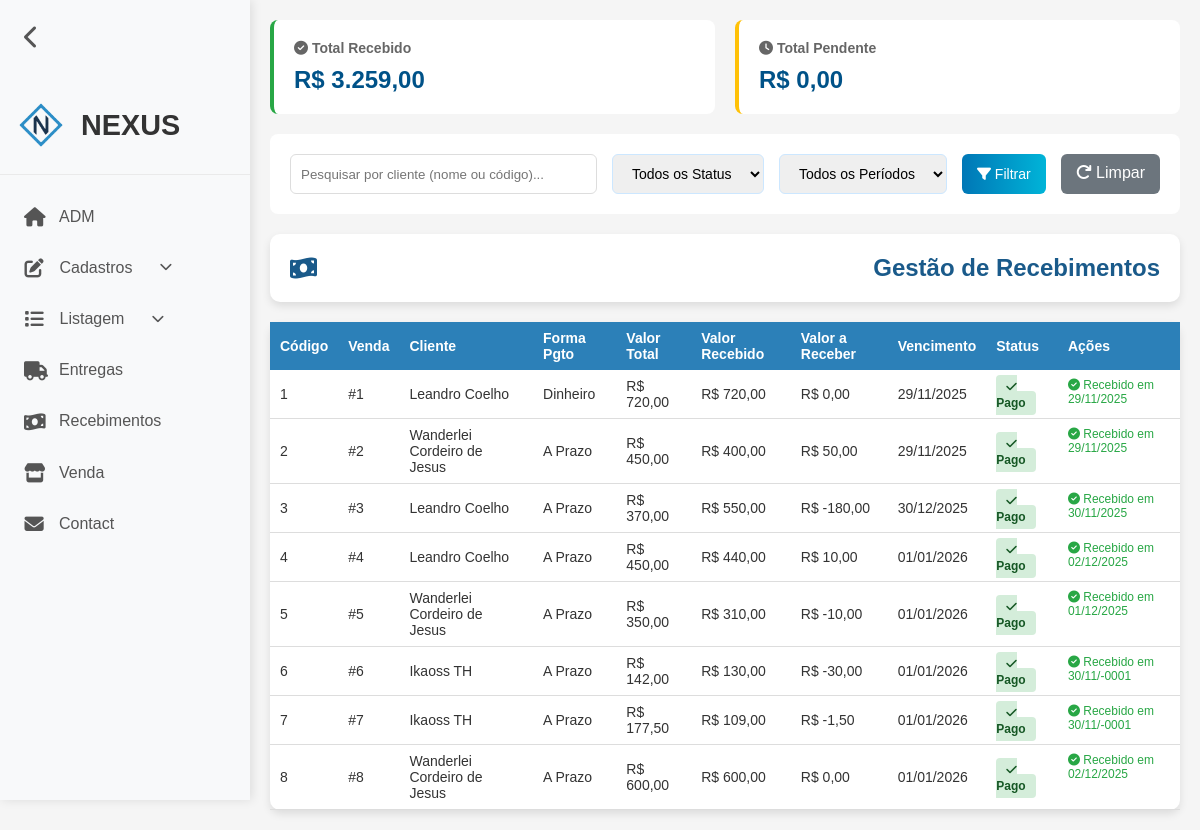
The page /recebimento_listar.php (signed in) on the database as committed earlier.
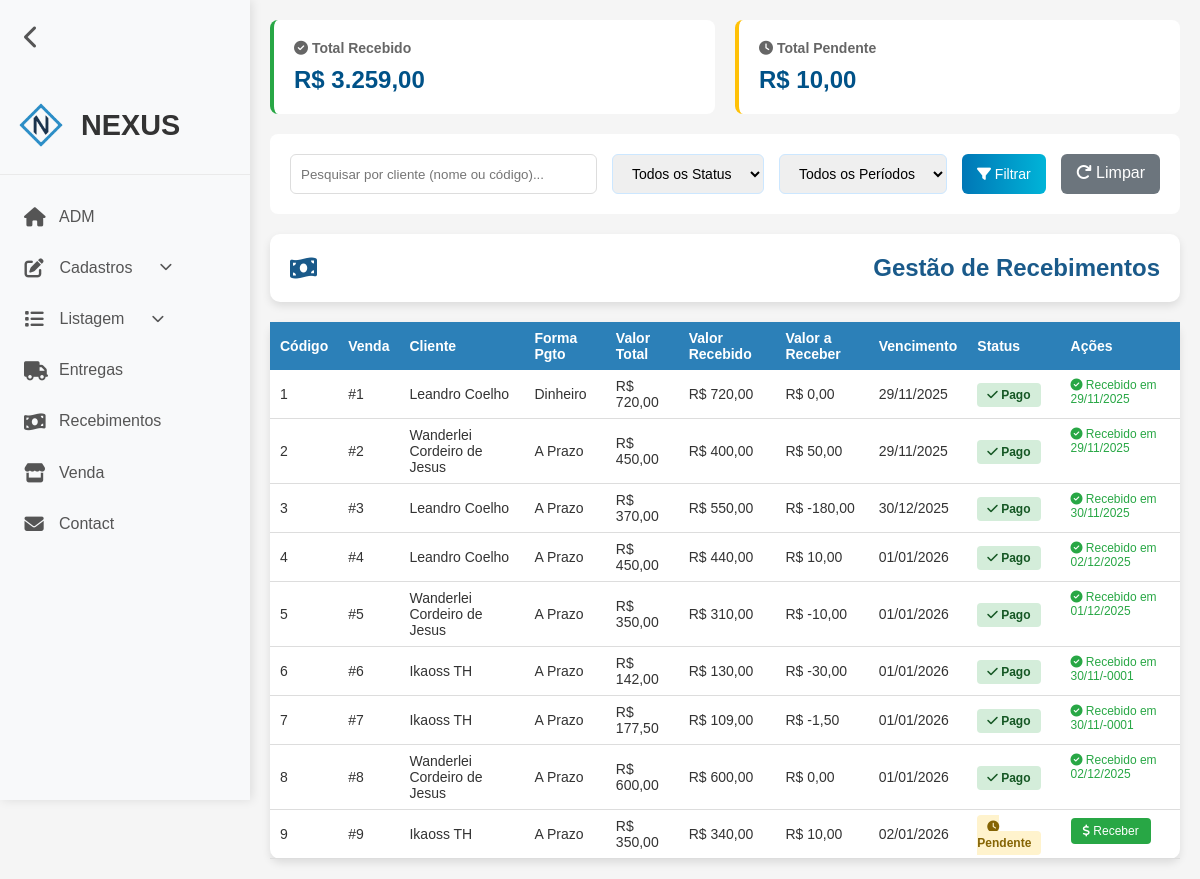
The same page on the database as committed later.
### tables this page shows
CREATE TABLE `recebimentos` (
  `codigo` int(11) NOT NULL,
  `status` tinyint(1) NOT NULL DEFAULT 1,
  `formaDeRecebimento` varchar(45) NOT NULL,
  `valorRecebido` double NOT NULL,
  `valorReceber` double NOT NULL,
  `dataVencimento` date NOT NULL,
  `dataRecebimento` date NOT NULL,
  `idVenda` int(11) NOT NULL
);

CREATE TABLE `vendas` (
  `numeroDaVenda` int(11) NOT NULL,
  `status` tinyint(1) NOT NULL DEFAULT 1,
  `data/hora` datetime NOT NULL DEFAULT current_timestamp(),
  `valorTotal` double NOT NULL,
  `formaDeRecebimento` varchar(45) NOT NULL,
  `observacoes` varchar(100) DEFAULT NULL,
  `dataHoraEntrega` datetime DEFAULT NULL,
  `enderecoEntrega` varchar(100) DEFAULT NULL,
  `statusEntrega` tinyint(1) NOT NULL,
  `idFuncionario` int(11) NOT NULL,
  `idCliente` int(11) NOT NULL
);

CREATE TABLE `cliente` (
  `codigo` int(11) NOT NULL,
  `status` tinyint(1) NOT NULL DEFAULT 1,
  `cpf_cnpj` varchar(20) NOT NULL,
  `nome` varchar(100) NOT NULL,
  `logradouro` varchar(45) NOT NULL,
  `endereco` varchar(100) NOT NULL,
  `cep` varchar(45) NOT NULL,
  `bairro` varchar(60) NOT NULL,
  `cidade` varchar(50) NOT NULL,
  `uf` varchar(2) NOT NULL,
  `telefone` varchar(20) NOT NULL,
  `email` varchar(254) DEFAULT NULL
);

### recebimento_listar.php (the view, shortened to what this page needs)
<?php
require_once("conexao.php");
$buscaCliente = isset($_GET['buscaCliente']) ? $_GET['buscaCliente'] : '';
$sql = "SELECT
    r.codigo,
    r.formaDeRecebimento,
    r.valorRecebido,
    r.valorReceber,
    r.dataVencimento,
    r.dataRecebimento,
    r.status,
    v.numeroDaVenda,
    v.valorTotal,
    c.nome as nomeCliente,
    c.codigo as codigoCliente
FROM recebimentos r
INNER JOIN vendas v ON r.idVenda = v.numeroDaVenda
INNER JOIN cliente c ON v.idCliente = c.codigo
WHERE 1=1";
$sql .= " ORDER BY r.codigo ASC";
$resultado = mysqli_query($conexao, $sql);
$sqlTotais = "SELECT
    SUM(CASE WHEN status = 1 THEN valorRecebido ELSE 0 END) as totalRecebido,
    SUM(CASE WHEN status = 0 THEN valorReceber ELSE 0 END) as totalPendente
FROM recebimentos";
$resultTotais = mysqli_query($conexao, $sqlTotais);
$totais = mysqli_fetch_assoc($resultTotais);
?>
<!DOCTYPE html>
<html lang="pt-BR">
<head>
    <link rel="stylesheet" href="assets/css/listar.css">
    <link rel="stylesheet" href="assets/css/reset.css">
    <link rel="stylesheet" href="assets/css/header.css">
    <link rel="stylesheet" href="assets/css/filtro.css">
    <link rel="stylesheet" href="https://cdnjs.cloudflare.com/ajax/libs/font-awesome/6.4.0/css/all.min.css">
</head>
<body>
    <?php require_once("header.php"); ?>
    <div class="container">
        <div class="stats-cards">
            <div class="stat-card recebido">
                <h3><i class="fas fa-check-circle"></i> Total Recebido</h3>
                <div class="value">R$ <?= number_format($totais['totalRecebido'] ?? 0, 2, ',', '.') ?></div>
            </div>
            <div class="stat-card pendente">
                <h3><i class="fas fa-clock"></i> Total Pendente</h3>
                <div class="value">R$ <?= number_format($totais['totalPendente'] ?? 0, 2, ',', '.') ?></div>
            </div>
        </div>
        <div class="filter-bar">
            <form method="GET" style="display: flex; gap: 15px; flex-wrap: wrap; width: 100%;">
                <input type="text" name="buscaCliente" placeholder="Pesquisar por cliente (nome ou código)..." value="<?= $buscaCliente ?>" style="padding: 10px; border: 1px solid #ddd; border-radius: 6px; flex: 1; min-width: 250px;">
                <select name="status">
                    <option value="">Todos os Status</option>
                </select>
                <select name="periodo">
                    <option value="">Todos os Períodos</option>
                </select>
                <button type="submit">
                    <i class="fas fa-filter"></i> Filtrar
                </button>
                <a href="recebimento_listar.php" style="padding: 10px 15px; background: #6c757d; color: white; text-decoration: none; border-radius: 6px;">
                    <i class="fas fa-redo"></i> Limpar
                </a>
            </form>
        </div>
        <div class="card">
            <div class="card-body">
                <h5 class="title">
                    <i class="fas fa-money-bill-wave"></i> Gestão de Recebimentos
                </h5>
            </div>
        </div>
        <table class="table-container">
            <thead>
                <tr>
                    <th>Código</th>
                    <th>Venda</th>
                    <th>Cliente</th>
                    <th>Forma Pgto</th>
                    <th>Valor Total</th>
                    <th>Valor Recebido</th>
                    <th>Valor a Receber</th>
                    <th>Vencimento</th>
                    <th>Status</th>
                    <th>Ações</th>
                </tr>
            </thead>
            <tbody>
                <?php while ($linha = mysqli_fetch_assoc($resultado)) {
                    $hoje = date('Y-m-d');
                    $vencido = $linha['dataVencimento'] < $hoje && $linha['status'] == 0;
                ?>
                <tr style="<?= $vencido ? 'background-color: #fff5f5;' : '' ?>">
                    <td><?= $linha['codigo'] ?></td>
                    <td>#<?= $linha['numeroDaVenda'] ?></td>
                    <td><?= $linha['nomeCliente'] ?></td>
                    <td><?= $linha['formaDeRecebimento'] ?></td>
                    <td>R$ <?= number_format($linha['valorTotal'], 2, ',', '.') ?></td>
                    <td>R$ <?= number_format($linha['valorRecebido'], 2, ',', '.') ?></td>
                    <td>R$ <?= number_format($linha['valorReceber'], 2, ',', '.') ?></td>
                    <td><?= date('d/m/Y', strtotime($linha['dataVencimento'])) ?></td>
                    <td>
                        <?php if ($linha['status'] == 1) { ?>
                            <span class="status-badge pago">
                                <i class="fas fa-check"></i> Pago
                            </span>
                        <?php } elseif ($vencido) { ?>
                            <span class="status-badge vencido">
                                <i class="fas fa-exclamation-triangle"></i> Vencido
                            </span>
                        <?php } else { ?>
                            <span class="status-badge pendente">
                                <i class="fas fa-clock"></i> Pendente
                            </span>
                        <?php } ?>
                    </td>
                    <td class="actions">
                        <?php if ($linha['status'] == 0) { ?>
                            <a href="recebimento_registrar.php?codigo=<?= $linha['codigo'] ?>" class="btn-receber">
                                <i class="fas fa-dollar-sign"></i> Receber
                            </a>
                        <?php } else { ?>
                            <span style="color: #28a745; font-size: 12px;">
                                <i class="fas fa-check-circle"></i> Recebido em <?= date('d/m/Y', strtotime($linha['dataRecebimento'])) ?>
                            </span>
                        <?php } ?>
                    </td>
                </tr>
                <?php } ?>
            </tbody>
        </table>
    </div>
</body>
</html>

### header.php (shortened to what this page needs)
<header>
    <div class="sidebar" id="sidebar">
        <button class="toggle-btn" id="toggleBtn">
            <i class="fas fa-chevron-left"></i>
        </button>
        <div class="logo-container">
            <div class="logo-img-placeholder">
                <a href="adm.php"><img src="assets/img/logoNexus.png" alt="NEXUS Logo"></a>
            </div>
            <div class="logo-text">NEXUS</div>
        </div>
        <nav>
            <ul>
                <li><a href="adm.php"><i class="fas fa-home"></i> <span>ADM</span></a></li>
                <li class="has-dropdown">
                    <a href="#" class="dropdown-toggle"><i class="fas fa-edit"></i> <span>Cadastros</span><i
                            class="fas fa-chevron-down caret"></i></a>
                </li>
                <li class="has-dropdown">
                    <a href="#" class="dropdown-toggle"><i class="fas fa-list"></i> <span>Listagem</span><i
                            class="fas fa-chevron-down caret"></i></a>
                </li>
                <li><a href="entregas-listar.php"><i class="fas fa-truck"></i> <span>Entregas</span></a></li>
                <li><a href="recebimento_listar.php"><i class="fas fa-money-bill-wave"></i>
                        <span>Recebimentos</span></a></li>
                <li><a href="venda.php"><i class="fas fa-store"></i> <span>Venda</span></a></li>
                <li><a href="#"><i class="fas fa-envelope"></i> <span>Contact</span></a></li>
            </ul>
        </nav>
    </div>
</header>

### assets/css/listar.css (style rules this page uses)
:root { --azul-principal: #2c80b8; --azul-claro: #e6f2fa; --azul-escuro: #1a5a8a; --branco: #ffffff; --cinza-claro: #f5f5f5; --cinza-texto: #666666; --verde-sucesso: #28a745; --amarelo-alerta: #ffc107; --vermelho-perigo: #dc3545; }
body { background-color: var(--cinza-claro); color: #333; min-height: 100vh; }
.container { max-width: 1600px; margin: 0 auto; padding: 20px; min-height: 100vh; display: flex; flex-direction: column; }
.card { background-color: var(--branco); border-radius: 10px; box-shadow: 0 4px 8px rgba(0, 0, 0, 0.1); margin-bottom: 20px; overflow: hidden; }
.card-body { padding: 20px; }
.title { display: flex; justify-content: space-between; align-items: center; font-size: 24px; font-weight: 600; color: var(--azul-escuro); }
.table-container { overflow-x: auto; background-color: var(--branco); border-radius: 10px; box-shadow: 0 4px 8px rgba(0, 0, 0, 0.1); }
table { width: 100%; border-collapse: collapse; }
thead { background-color: var(--azul-principal); color: var(--branco); }
th, td { padding: 12px 15px; text-align: left; }
th { font-weight: 600; position: sticky; top: 0; }
tbody tr { transition: background-color 0.3s; border-bottom: 1px solid #ddd; }
.actions { display: flex; gap: 10px; }
@media (max-width: 1200px) { .table-container { font-size: 14px; } }
@media (max-width: 1200px) { th, td { padding: 8px 10px; } }

### assets/css/header.css (style rules this page uses)
* { font-family: 'Arial', sans-serif; }
body { display: flex; min-height: 100vh; transition: margin-left 0.3s ease; margin-left: 250px; }
.sidebar { width: 250px; height: 100vh; background-color: #f8f9fa; box-shadow: 2px 0 10px rgba(0, 0, 0, 0.1); position: fixed; left: 0; top: 0; transition: width 0.3s ease; overflow-x: hidden; z-index: 1000; display: flex; flex-direction: column; }
.logo-container { display: flex; align-items: center; padding: 1.5rem 1rem; gap: 15px; border-bottom: 1px solid #eaeaea; transition: padding 0.3s ease; }
.logo-img-placeholder { width: 50px; height: 50px; background-color: transparent; border-radius: 50%; flex-shrink: 0; overflow: hidden; }
.logo-img-placeholder img { width: 100%; height: 100%; object-fit: contain; border-radius: 50%; }
.logo-text { font-size: 1.8rem; font-weight: 700; color: #333; white-space: nowrap; overflow: hidden; transition: opacity 0.3s ease; }
nav { flex: 1; padding: 1rem 0; }
nav ul { list-style: none; display: flex; flex-direction: column; }
nav li { width: 100%; }
nav a { text-decoration: none; color: #555; font-weight: 500; transition: all 0.3s ease; padding: 1rem 1.5rem; position: relative; display: flex; align-items: center; gap: 15px; white-space: nowrap; }
nav a i { font-size: 1.2rem; width: 20px; text-align: center; flex-shrink: 0; }
nav a span { transition: opacity 0.3s ease; }
nav a::after { content: ''; position: absolute; width: 0; height: 2px; background: -webkit-linear-gradient(90deg, #3d0ff9, #7494ec, #e6f2fa); background: linear-gradient(90deg, #3d0ff9, #7494ec, #e6f2fa); bottom: 0; left: 0; transition: width 0.3s; transform-origin: left center; }
.toggle-btn { background: none; border: none; color: #555; font-size: 1.5rem; cursor: pointer; padding: 1rem; align-self: flex-start; margin: 0.5rem; transition: transform 0.3s ease; }
.sidebar nav ul { list-style: none; padding: 0; margin: 0; }
.sidebar nav ul li { position: relative; }
.sidebar nav ul li .dropdown-toggle { display: flex; align-items: center; gap: 15.5px; }
.sidebar nav ul li .caret { transition: transform .2s ease; font-size: .8em; margin-left: 8px; }

Rows that differ between the two databases and show on the page:
added recebimentos: codigo "9", idVenda.numeroDaVenda "9", cliente.nome "Ikaoss TH", formaDeRecebimento "A Prazo", idVenda.valorTotal "350,00", valorRecebido "340,00", valorReceber "10,00", dataVencimento "02/01/2026", status 0 (drawn)
Other text that changed with them:
$totais['totalPendente']: "0,00" → "10,00"
